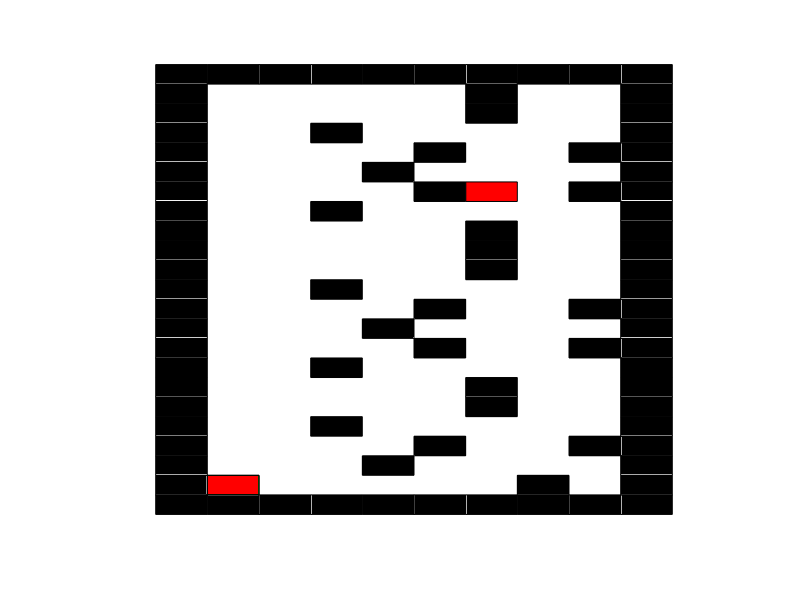

Write the MATLAB code that produced this figure.
function maze_game()
mazee=[1 1 1 1 1 1 1 1 1 1;
      1 0 0 0 0 0 0 1 0 1;
      1 0 0 0 1 0 0 0 0 1;
      1 0 0 0 0 1 0 0 1 1;
      1 0 0 1 0 0 0 0 0 1;
      1 0 0 0 0 0 1 0 0 1;
      1 0 0 0 0 0 1 0 0 1;
      1 0 0 1 0 0 0 0 0 1;
      1 0 0 0 0 1 0 0 1 1;
      1 0 0 0 1 0 0 0 0 1;
      1 0 0 0 0 1 0 0 1 1;
      1 0 0 1 0 0 0 0 0 1;
      1 0 0 0 0 0 1 0 0 1;
      1 0 0 0 0 0 1 0 0 1;
      1 0 0 0 0 0 1 0 0 1;
      1 0 0 1 0 0 0 0 0 1;
      1 0 0 0 0 1 0 0 1 1;
      1 0 0 0 1 0 0 0 0 1;
      1 0 0 0 0 1 0 0 1 1;
      1 0 0 1 0 0 0 0 0 1;
      1 0 0 0 0 0 1 0 0 1;
      1 0 0 0 0 0 1 0 0 1;
      1 1 1 1 1 1 1 1 1 1;]

startpos=[2,2]
exitpos= [7,17]


% Create figure for game display
figure('KeyPressFcn', @key_press_callback);
%This is a callback property that tells MATLAB to 
% run a function when a key is pressed while the figure is active.

axis off; 
%hides the axes in the figure window
hold on;
%Tells MATLAB to keep all plots in the 
% figure instead of erasing them when a 
% new plot command is issued.

playerpos=startpos
playermarker = rectangle('Position', [playerpos(2), playerpos(1), 1, 1], 'FaceColor', 'g');

rectangle('Position', [2, 2, 1, 1], 'FaceColor', 'r');
%rectangle('Position', [mazee(3), mazee(3), 1, 1], 'FaceColor', 'r');
rectangle('Position', [7, 17, 1, 1], 'FaceColor', 'r');
%playermarker=rectangle('Position', [playerpos(2),playerpos(1), 1, 1], 'FaceColor', 'g');



for i=(1:size(mazee,1))
    for j=(1:size(mazee,2))
        if mazee(i,j)==1  
            rectangle('Position', [j, i, 1, 1], 'FaceColor', 'k');

        end
    end
end


function key_press_callback(~,event)
newpos=playerpos
%is the start of a keyboard event handler in MATLAB.
% This function is automatically triggered when a key is pressed 
% inside a figure that has this function set as its 'KeyPressFcn'.
switch event.Key
    case 'downarrow'
        newpos = (playerpos + [-1,0])

    case 'uparrow'
        newpos=(playerpos + [1,0])

    case 'rightarrow'
        newpos=(playerpos + [0,1])

    case 'leftarrow'
        newpos=(playerpos + [0,-1])

    otherwise
        return;
end


 % Check for collision with walls
 if newpos(1) > 0 && newpos(1) <= size(mazee, 1) && ...
       newpos(2) > 0 && newpos(2) <= size(mazee, 2)
    if (mazee(newpos(1), newpos(2)) == 0)
        playerpos = newpos;
        set(playermarker, 'Position', [playerpos(2), playerpos(1), 1, 1]);
    end
 end

    % Check for winning condition

    disp(['Current position: ', num2str(playerpos)]);
        disp(['Exit position: ', num2str(exitpos)]);
    if (playerpos==exitpos)
        disp('You win!');
        close(gcf);
    end
    disp(event.Key)
end
 disp ('end')
end 